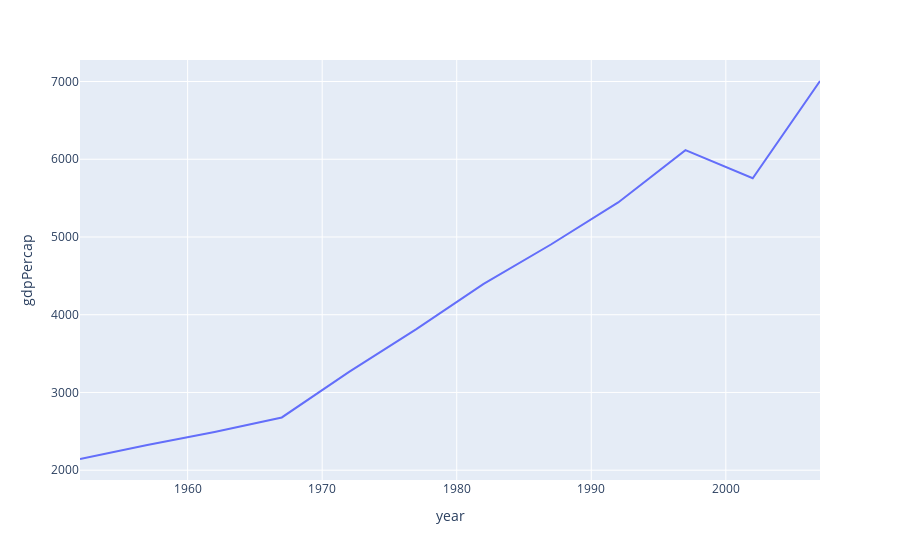

Here is the notebook cell this chart was saved with:
### Code cell
px.line(t, x='year',y='gdpPercap')

### Figure 1 — Plotly figure (JSON) as saved in the notebook; plotly's stock layout.template omitted (floating-point values rounded to 4 significant figures)
{"data": [{"hovertemplate": "year=%{x}<br>gdpPercap=%{y}<extra></extra>", "legendgroup": "", "line": {"color": "#636efa", "dash": "solid"}, "marker": {"symbol": "circle"}, "mode": "lines", "name": "", "orientation": "v", "showlegend": false, "type": "scatter", "x": [1952, 1957, 1962, 1967, 1972, 1977, 1982, 1987, 1992, 1997, 2002, 2007], "xaxis": "x", "y": [2144.0, 2324.0, 2492.0, 2679.0, 3265.0, 3816.0, 4398.0, 4903.0, 5445.0, 6117.0, 5755.0, 7007.0], "yaxis": "y"}], "layout": {"legend": {"tracegroupgap": 0}, "margin": {"t": 60}, "xaxis": {"anchor": "y", "domain": [0, 1], "title": {"text": "year"}}, "yaxis": {"anchor": "x", "domain": [0, 1], "title": {"text": "gdpPercap"}}}}
